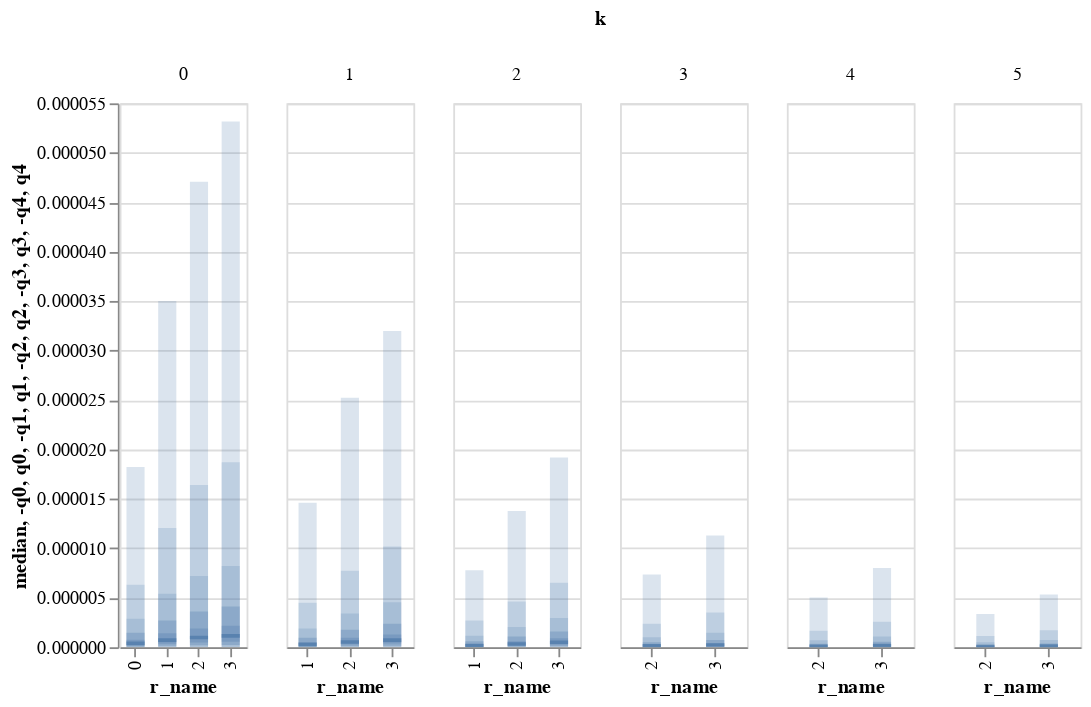

Notebook code for this chart:
### Code cell
weights_grad = [w.grad for w in weights]
base.plot_weights_dist(weights_grad)

### Figure 1 — Vega-Lite specification as saved in the notebook (floating-point values rounded to 4 significant figures)
{"config": {"view": {"continuousWidth": 400, "continuousHeight": 300}}, "data": {"name": "data-038b0b22e270c7da8f2121a8bf5eef5a"}, "facet": {"column": {"type": "quantitative", "field": "k"}}, "spec": {"layer": [{"mark": {"type": "tick", "thickness": 2, "width": 10, "xOffset": 0}, "encoding": {"x": {"type": "nominal", "field": "r_name"}, "y": {"type": "quantitative", "field": "median"}}, "selection": {"selector004": {"type": "interval", "bind": "scales", "encodings": ["y"]}}, "width": 70}, {"mark": {"type": "bar", "opacity": 0.2, "width": 10, "xOffset": 0}, "encoding": {"x": {"type": "nominal", "field": "r_name"}, "y": {"type": "quantitative", "field": "-q0"}, "y2": {"field": "q0"}}, "width": 70}, {"mark": {"type": "bar", "opacity": 0.2, "width": 10, "xOffset": 0}, "encoding": {"x": {"type": "nominal", "field": "r_name"}, "y": {"type": "quantitative", "field": "-q1"}, "y2": {"field": "q1"}}, "width": 70}, {"mark": {"type": "bar", "opacity": 0.2, "width": 10, "xOffset": 0}, "encoding": {"x": {"type": "nominal", "field": "r_name"}, "y": {"type": "quantitative", "field": "-q2"}, "y2": {"field": "q2"}}, "width": 70}, {"mark": {"type": "bar", "opacity": 0.3, "width": 10, "xOffset": 0}, "encoding": {"x": {"type": "nominal", "field": "r_name"}, "y": {"type": "quantitative", "field": "-q3"}, "y2": {"field": "q3"}}, "width": 70}, {"mark": {"type": "bar", "opacity": 0.3, "width": 10, "xOffset": 0}, "encoding": {"x": {"type": "nominal", "field": "r_name"}, "y": {"type": "quantitative", "field": "-q4"}, "y2": {"field": "q4"}}, "width": 70}]}, "resolve": {"scale": {"x": "independent"}}, "$schema": "https://vega.github.io/schema/vega-lite/v4.8.1.json", "datasets": {"data-038b0b22e270c7da8f2121a8bf5eef5a": [{"r_name": 0, "k": 0, "r": 0, "name": "k=0 r=0", "median": 3.941e-07, "q0": 1.823e-05, "-q0": 0.0, "q1": 6.329e-06, "-q1": 8.046e-10, "q2": 2.869e-06, "-q2": 2.139e-08, "q3": 1.455e-06, "-q3": 7.676e-08, "q4": 7.651e-07, "-q4": 1.888e-07}, {"r_name": 1, "k": 0, "r": 1, "name": "k=0 r=1", "median": 7.246e-07, "q0": 3.501e-05, "-q0": 0.0, "q1": 1.207e-05, "-q1": 1.502e-09, "q2": 5.4e-06, "-q2": 4.047e-08, "q3": 2.711e-06, "-q3": 1.441e-07, "q4": 1.405e-06, "-q4": 3.501e-07}, {"r_name": 2, "k": 0, "r": 2, "name": "k=0 r=2", "median": 9.891e-07, "q0": 4.707e-05, "-q0": 0.0, "q1": 1.64e-05, "-q1": 2.029e-09, "q2": 7.213e-06, "-q2": 5.264e-08, "q3": 3.617e-06, "-q3": 1.935e-07, "q4": 1.9e-06, "-q4": 4.775e-07}, {"r_name": 3, "k": 0, "r": 3, "name": "k=0 r=3", "median": 1.148e-06, "q0": 5.317e-05, "-q0": 0.0, "q1": 1.871e-05, "-q1": 2.149e-09, "q2": 8.228e-06, "-q2": 5.725e-08, "q3": 4.129e-06, "-q3": 2.165e-07, "q4": 2.165e-06, "-q4": 5.5e-07}, {"r_name": 1, "k": 1, "r": 1, "name": "k=1 r=1", "median": 2.833e-07, "q0": 1.46e-05, "-q0": 0.0, "q1": 4.494e-06, "-q1": 5.609e-10, "q2": 1.908e-06, "-q2": 1.731e-08, "q3": 9.672e-07, "-q3": 6.12e-08, "q4": 5.187e-07, "-q4": 1.441e-07}, {"r_name": 2, "k": 1, "r": 2, "name": "k=1 r=2", "median": 5.267e-07, "q0": 2.522e-05, "-q0": 0.0, "q1": 7.724e-06, "-q1": 1.089e-09, "q2": 3.415e-06, "-q2": 3.45e-08, "q3": 1.76e-06, "-q3": 1.187e-07, "q4": 9.656e-07, "-q4": 2.712e-07}, {"r_name": 3, "k": 1, "r": 3, "name": "k=1 r=3", "median": 7.192e-07, "q0": 3.199e-05, "-q0": 0.0, "q1": 1.018e-05, "-q1": 1.653e-09, "q2": 4.553e-06, "-q2": 4.582e-08, "q3": 2.366e-06, "-q3": 1.611e-07, "q4": 1.3e-06, "-q4": 3.711e-07}, {"r_name": 1, "k": 2, "r": 1, "name": "k=2 r=1", "median": 1.751e-07, "q0": 7.795e-06, "-q0": 0.0, "q1": 2.692e-06, "-q1": 3.188e-10, "q2": 1.166e-06, "-q2": 1.004e-08, "q3": 6.015e-07, "-q3": 3.656e-08, "q4": 3.281e-07, "-q4": 8.717e-08}, {"r_name": 2, "k": 2, "r": 2, "name": "k=2 r=2", "median": 3.334e-07, "q0": 1.378e-05, "-q0": 0.0, "q1": 4.623e-06, "-q1": 7.3e-10, "q2": 2.055e-06, "-q2": 2.096e-08, "q3": 1.086e-06, "-q3": 7.421e-08, "q4": 6.085e-07, "-q4": 1.732e-07}, {"r_name": 3, "k": 2, "r": 3, "name": "k=2 r=3", "median": 5.103e-07, "q0": 1.919e-05, "-q0": 0.0, "q1": 6.516e-06, "-q1": 1.242e-09, "q2": 2.954e-06, "-q2": 3.275e-08, "q3": 1.58e-06, "-q3": 1.154e-07, "q4": 9.073e-07, "-q4": 2.639e-07}, {"r_name": 2, "k": 3, "r": 2, "name": "k=3 r=2", "median": 1.4e-07, "q0": 7.344e-06, "-q0": 0.0, "q1": 2.379e-06, "-q1": 3.013e-10, "q2": 1.002e-06, "-q2": 8.936e-09, "q3": 4.934e-07, "-q3": 3.177e-08, "q4": 2.646e-07, "-q4": 7.143e-08}, {"r_name": 3, "k": 3, "r": 3, "name": "k=3 r=3", "median": 2.245e-07, "q0": 1.131e-05, "-q0": 0.0, "q1": 3.51e-06, "-q1": 6.011e-10, "q2": 1.463e-06, "-q2": 1.551e-08, "q3": 7.336e-07, "-q3": 5.299e-08, "q4": 4.064e-07, "-q4": 1.159e-07}, {"r_name": 2, "k": 4, "r": 2, "name": "k=4 r=2", "median": 1.037e-07, "q0": 5.036e-06, "-q0": 0.0, "q1": 1.669e-06, "-q1": 2.772e-10, "q2": 7.093e-07, "-q2": 7.011e-09, "q3": 3.568e-07, "-q3": 2.446e-08, "q4": 1.911e-07, "-q4": 5.339e-08}, {"r_name": 3, "k": 4, "r": 3, "name": "k=4 r=3", "median": 1.656e-07, "q0": 8.015e-06, "-q0": 0.0, "q1": 2.568e-06, "-q1": 5.107e-10, "q2": 1.095e-06, "-q2": 1.198e-08, "q3": 5.559e-07, "-q3": 3.904e-08, "q4": 3.033e-07, "-q4": 8.669e-08}, {"r_name": 2, "k": 5, "r": 2, "name": "k=5 r=2", "median": 7.268e-08, "q0": 3.362e-06, "-q0": 0.0, "q1": 1.148e-06, "-q1": 1.311e-10, "q2": 5.04e-07, "-q2": 4.134e-09, "q3": 2.512e-07, "-q3": 1.555e-08, "q4": 1.354e-07, "-q4": 3.633e-08}, {"r_name": 3, "k": 5, "r": 3, "name": "k=5 r=3", "median": 1.085e-07, "q0": 5.34e-06, "-q0": 0.0, "q1": 1.73e-06, "-q1": 2.912e-10, "q2": 7.379e-07, "-q2": 7.101e-09, "q3": 3.746e-07, "-q3": 2.388e-08, "q4": 2.028e-07, "-q4": 5.468e-08}]}}
